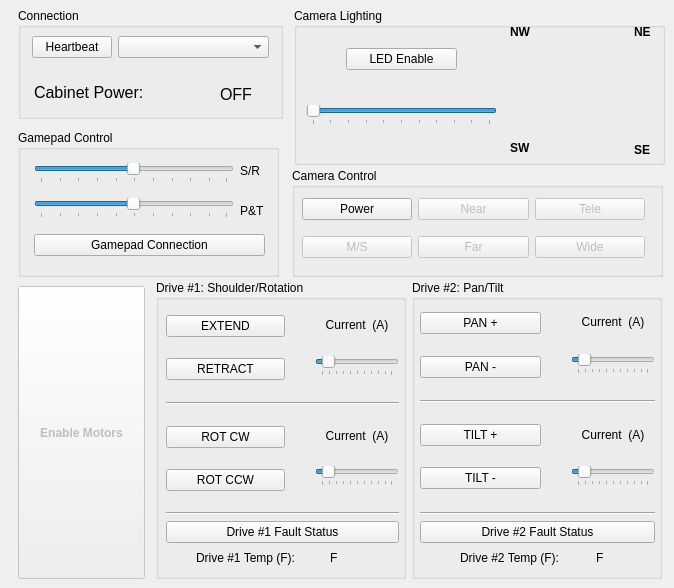
    <widget class="QWidget" name="tab">
     <property name="autoFillBackground">
      <bool>true</bool>
     </property>
     <attribute name="title">
      <string>CONTROL</string>
     </attribute>
     <widget class="QGroupBox" name="groupBox_6">
      <property name="geometry">
       <rect>
        <x>18</x>
        <y>8</y>
        <width>265</width>
        <height>111</height>
       </rect>
      </property>
      <property name="title">
       <string>Connection</string>
      </property>
      <widget class="QWidget" name="horizontalLayoutWidget">
       <property name="geometry">
        <rect>
         <x>14</x>
         <y>24</y>
         <width>237</width>
         <height>31</height>
        </rect>
       </property>
       <layout class="QHBoxLayout" name="horizontalLayout_5" stretch="0,2">
        <item>
         <widget class="QPushButton" name="b_heartBeat">
          <property name="toolTip">
           <string>Flashing green when connected. Click to help identify connected controller.</string>
          </property>
          <property name="text">
           <string>Heartbeat</string>
          </property>
         </widget>
        </item>
        <item>
         <widget class="QComboBox" name="serialNumberSelect">
          <property name="sizePolicy">
           <sizepolicy hsizetype="Preferred" vsizetype="Fixed">
            <horstretch>0</horstretch>
            <verstretch>0</verstretch>
           </sizepolicy>
          </property>
          <property name="toolTip">
           <string>Select controller by serial number, if not listed parmeter file is not installed.</string>
          </property>
         </widget>
        </item>
       </layout>
      </widget>
      <widget class="QLabel" name="l_cabinet_power">
       <property name="geometry">
        <rect>
         <x>202</x>
         <y>74</y>
         <width>34</width>
         <height>24</height>
        </rect>
       </property>
       <property name="font">
        <font>
         <pointsize>12</pointsize>
        </font>
       </property>
       <property name="text">
        <string>OFF</string>
       </property>
      </widget>
      <widget class="QLabel" name="label_10">
       <property name="geometry">
        <rect>
         <x>16</x>
         <y>72</y>
         <width>181</width>
         <height>24</height>
        </rect>
       </property>
       <property name="font">
        <font>
         <pointsize>12</pointsize>
        </font>
       </property>
       <property name="text">
        <string>Cabinet Power:</string>
       </property>
      </widget>
     </widget>
     <widget class="QGroupBox" name="groupBox_2">
      <property name="geometry">
       <rect>
        <x>412</x>
        <y>280</y>
        <width>250</width>
        <height>299</height>
       </rect>
      </property>
      <property name="title">
       <string>Drive #2: Pan/Tilt</string>
      </property>
      <widget class="QLabel" name="label_15">
       <property name="geometry">
        <rect>
         <x>48</x>
         <y>270</y>
         <width>112</width>
         <height>16</height>
        </rect>
       </property>
       <property name="text">
        <string>Drive #2 Temp (F):</string>
       </property>
      </widget>
      <widget class="QLabel" name="l_tempDrive2">
       <property name="geometry">
        <rect>
         <x>184</x>
         <y>270</y>
         <width>35</width>
         <height>16</height>
        </rect>
       </property>
       <property name="text">
        <string>F</string>
       </property>
      </widget>
      <widget class="QWidget" name="verticalLayoutWidget_6">
       <property name="geometry">
        <rect>
         <x>8</x>
         <y>16</y>
         <width>235</width>
         <height>247</height>
        </rect>
       </property>
       <layout class="QVBoxLayout" name="verticalLayout_13">
        <item>
         <layout class="QHBoxLayout" name="horizontalLayout_8" stretch="5,1,0">
          <item>
           <layout class="QVBoxLayout" name="verticalLayout_17">
            <item>
             <widget class="QPushButton" name="b_pan_positive">
              <property name="text">
               <string>PAN +</string>
              </property>
             </widget>
            </item>
            <item>
             <widget class="QPushButton" name="b_pan_negative">
              <property name="text">
               <string>PAN -</string>
              </property>
             </widget>
            </item>
           </layout>
          </item>
          <item>
           <spacer name="horizontalSpacer_6">
            <property name="orientation">
             <enum>Qt::Horizontal</enum>
            </property>
            <property name="sizeHint" stdset="0">
             <size>
              <width>40</width>
              <height>20</height>
             </size>
            </property>
           </spacer>
          </item>
          <item>
           <layout class="QVBoxLayout" name="verticalLayout_18">
            <property name="bottomMargin">
             <number>20</number>
            </property>
            <item>
             <widget class="QLabel" name="l_current2A">
              <property name="toolTip">
               <string>Pan Motor Current (CH:2A)</string>
              </property>
              <property name="text">
               <string>Current  (A)</string>
              </property>
              <property name="alignment">
               <set>Qt::AlignCenter</set>
              </property>
             </widget>
            </item>
            <item>
             <widget class="QSlider" name="s_pan_input">
              <property name="toolTip">
               <string>Pan Velocity Control</string>
              </property>
              <property name="minimum">
               <number>1</number>
              </property>
              <property name="maximum">
               <number>100</number>
              </property>
              <property name="value">
               <number>10</number>
              </property>
              <property name="orientation">
               <enum>Qt::Horizontal</enum>
              </property>
              <property name="tickPosition">
               <enum>QSlider::TicksBelow</enum>
              </property>
             </widget>
            </item>
           </layout>
          </item>
         </layout>
        </item>
        <item>
         <widget class="Line" name="line_5">
          <property name="orientation">
           <enum>Qt::Horizontal</enum>
          </property>
         </widget>
        </item>
        <item>
         <layout class="QHBoxLayout" name="horizontalLayout_6" stretch="5,1,0">
          <item>
           <layout class="QVBoxLayout" name="verticalLayout_14">
            <item>
             <widget class="QPushButton" name="b_tilt_positive">
              <property name="text">
               <string>TILT +</string>
              </property>
             </widget>
            </item>
            <item>
             <widget class="QPushButton" name="b_tilt_negative">
              <property name="text">
               <string>TILT -</string>
              </property>
             </widget>
            </item>
           </layout>
          </item>
          <item>
           <spacer name="horizontalSpacer_5">
            <property name="orientation">
             <enum>Qt::Horizontal</enum>
            </property>
            <property name="sizeHint" stdset="0">
             <size>
              <width>40</width>
              <height>20</height>
             </size>
            </property>
           </spacer>
          </item>
          <item>
           <layout class="QVBoxLayout" name="verticalLayout_16">
            <property name="bottomMargin">
             <number>20</number>
            </property>
            <item>
             <widget class="QLabel" name="l_current2B">
              <property name="toolTip">
               <string>Tilt Motor Current (CH:2B)</string>
              </property>
              <property name="text">
               <string>Current  (A)</string>
              </property>
              <property name="alignment">
               <set>Qt::AlignCenter</set>
              </property>
             </widget>
            </item>
            <item>
             <widget class="QSlider" name="s_tilt_input">
              <property name="toolTip">
               <string>Tilt Velocity Control</string>
              </property>
              <property name="minimum">
               <number>1</number>
              </property>
              <property name="maximum">
               <number>100</number>
              </property>
              <property name="value">
               <number>10</number>
              </property>
              <property name="orientation">
               <enum>Qt::Horizontal</enum>
              </property>
              <property name="tickPosition">
               <enum>QSlider::TicksBelow</enum>
              </property>
             </widget>
            </item>
           </layout>
          </item>
         </layout>
        </item>
        <item>
         <widget class="Line" name="line_7">
          <property name="orientation">
           <enum>Qt::Horizontal</enum>
          </property>
         </widget>
        </item>
        <item>
         <widget class="QPushButton" name="b_drive2_fault">
          <property name="toolTip">
           <string>When fault color changes from grey to red</string>
          </property>
          <property name="text">
           <string>Drive #2 Fault Status</string>
          </property>
          <property name="flat">
           <bool>false</bool>
          </property>
         </widget>
        </item>
       </layout>
      </widget>
     </widget>
     <widget class="QPushButton" name="b_enable">
      <property name="enabled">
       <bool>false</bool>
      </property>
      <property name="geometry">
       <rect>
        <x>18</x>
        <y>286</y>
        <width>127</width>
        <height>293</height>
       </rect>
      </property>
      <property name="font">
       <font>
        <weight>75</weight>
        <bold>true</bold>
       </font>
      </property>
      <property name="toolTip">
       <string>Enable All Motors</string>
      </property>
      <property name="text">
       <string>Enable Motors</string>
      </property>
     </widget>
     <widget class="QGroupBox" name="groupBox">
      <property name="geometry">
       <rect>
        <x>156</x>
        <y>280</y>
        <width>250</width>
        <height>299</height>
       </rect>
      </property>
      <property name="autoFillBackground">
       <bool>false</bool>
      </property>
      <property name="title">
       <string>Drive #1: Shoulder/Rotation</string>
      </property>
      <widget class="QWidget" name="verticalLayoutWidget_3">
       <property name="geometry">
        <rect>
         <x>10</x>
         <y>20</y>
         <width>233</width>
         <height>243</height>
        </rect>
       </property>
       <layout class="QVBoxLayout" name="verticalLayout_7">
        <item>
         <layout class="QHBoxLayout" name="horizontalLayout" stretch="5,1,0">
          <item>
           <layout class="QVBoxLayout" name="verticalLayout">
            <item>
             <widget class="QPushButton" name="b_extend">
              <property name="text">
               <string>EXTEND</string>
              </property>
             </widget>
            </item>
            <item>
             <widget class="QPushButton" name="b_retract">
              <property name="text">
               <string>RETRACT</string>
              </property>
             </widget>
            </item>
           </layout>
          </item>
          <item>
           <spacer name="horizontalSpacer">
            <property name="orientation">
             <enum>Qt::Horizontal</enum>
            </property>
            <property name="sizeHint" stdset="0">
             <size>
              <width>40</width>
              <height>20</height>
             </size>
            </property>
           </spacer>
          </item>
          <item>
           <layout class="QVBoxLayout" name="verticalLayout_3">
            <property name="bottomMargin">
             <number>20</number>
            </property>
            <item>
             <widget class="QLabel" name="l_current1A">
              <property name="toolTip">
               <string>Non-Channel Side Motor Current (CH:1A)</string>
              </property>
              <property name="text">
               <string>Current  (A)</string>
              </property>
              <property name="alignment">
               <set>Qt::AlignCenter</set>
              </property>
             </widget>
            </item>
            <item>
             <widget class="QSlider" name="s_extend_retract_input">
              <property name="toolTip">
               <string>Extend/Retract Velocity Control</string>
              </property>
              <property name="minimum">
               <number>1</number>
              </property>
              <property name="maximum">
               <number>100</number>
              </property>
              <property name="value">
               <number>10</number>
              </property>
              <property name="orientation">
               <enum>Qt::Horizontal</enum>
              </property>
              <property name="tickPosition">
               <enum>QSlider::TicksBelow</enum>
              </property>
             </widget>
            </item>
           </layout>
          </item>
         </layout>
        </item>
        <item>
         <widget class="Line" name="line">
          <property name="orientation">
           <enum>Qt::Horizontal</enum>
          </property>
         </widget>
        </item>
        <item>
         <layout class="QHBoxLayout" name="horizontalLayout_2" stretch="5,1,0">
          <item>
           <layout class="QVBoxLayout" name="verticalLayout_2">
            <item>
             <widget class="QPushButton" name="b_rotateCW">
              <property name="text">
               <string>ROT CW</string>
              </property>
             </widget>
            </item>
            <item>
             <widget class="QPushButton" name="b_rotateCCW">
              <property name="text">
               <string>ROT CCW</string>
              </property>
             </widget>
            </item>
           </layout>
          </item>
          <item>
           <spacer name="horizontalSpacer_2">
            <property name="orientation">
             <enum>Qt::Horizontal</enum>
            </property>
            <property name="sizeHint" stdset="0">
             <size>
              <width>40</width>
              <height>20</height>
             </size>
            </property>
           </spacer>
          </item>
          <item>
           <layout class="QVBoxLayout" name="verticalLayout_4">
            <property name="bottomMargin">
             <number>20</number>
            </property>
            <item>
             <widget class="QLabel" name="l_current1B">
              <property name="toolTip">
               <string>Channel Side Motor Current (CH:1B)</string>
              </property>
              <property name="text">
               <string>Current  (A)</string>
              </property>
              <property name="alignment">
               <set>Qt::AlignCenter</set>
              </property>
             </widget>
            </item>
            <item>
             <widget class="QSlider" name="s_rotate_input">
              <property name="toolTip">
               <string>Rotation Velocity Control</string>
              </property>
              <property name="minimum">
               <number>1</number>
              </property>
              <property name="maximum">
               <number>100</number>
              </property>
              <property name="value">
               <number>10</number>
              </property>
              <property name="orientation">
               <enum>Qt::Horizontal</enum>
              </property>
              <property name="tickPosition">
               <enum>QSlider::TicksBelow</enum>
              </property>
             </widget>
            </item>
           </layout>
          </item>
         </layout>
        </item>
        <item>
         <widget class="Line" name="line_3">
          <property name="orientation">
           <enum>Qt::Horizontal</enum>
          </property>
         </widget>
        </item>
        <item>
         <widget class="QPushButton" name="b_drive1_fault">
          <property name="toolTip">
           <string>When fault color changes from grey to red</string>
          </property>
          <property name="text">
           <string>Drive #1 Fault Status</string>
          </property>
          <property name="flat">
           <bool>false</bool>
          </property>
         </widget>
        </item>
       </layout>
      </widget>
      <widget class="QLabel" name="label_7">
       <property name="geometry">
        <rect>
         <x>40</x>
         <y>270</y>
         <width>112</width>
         <height>16</height>
        </rect>
       </property>
       <property name="text">
        <string>Drive #1 Temp (F):</string>
       </property>
      </widget>
      <widget class="QLabel" name="l_tempDrive1">
       <property name="geometry">
        <rect>
         <x>174</x>
         <y>270</y>
         <width>35</width>
         <height>16</height>
        </rect>
       </property>
       <property name="text">
        <string>F</string>
       </property>
      </widget>
     </widget>
     <widget class="QGroupBox" name="groupBox_3">
      <property name="geometry">
       <rect>
        <x>292</x>
        <y>168</y>
        <width>371</width>
        <height>109</height>
       </rect>
      </property>
      <property name="title">
       <string>Camera Control</string>
      </property>
      <widget class="QWidget" name="gridLayoutWidget_2">
       <property name="geometry">
        <rect>
         <x>10</x>
         <y>20</y>
         <width>343</width>
         <height>80</height>
        </rect>
       </property>
       <layout class="QGridLayout" name="gridLayout_2">
        <item row="1" column="2">
         <widget class="QPushButton" name="b_wide">
          <property name="enabled">
           <bool>false</bool>
          </property>
          <property name="toolTip">
           <string>Zoom Out</string>
          </property>
          <property name="text">
           <string>Wide</string>
          </property>
         </widget>
        </item>
        <item row="1" column="0">
         <widget class="QPushButton" name="b_manualSelect">
          <property name="enabled">
           <bool>false</bool>
          </property>
          <property name="toolTip">
           <string>Toggle between manual/auto focus</string>
          </property>
          <property name="text">
           <string>M/S</string>
          </property>
         </widget>
        </item>
        <item row="1" column="1">
         <widget class="QPushButton" name="b_far">
          <property name="enabled">
           <bool>false</bool>
          </property>
          <property name="toolTip">
           <string>Focus Far</string>
          </property>
          <property name="text">
           <string>Far</string>
          </property>
         </widget>
        </item>
        <item row="0" column="2">
         <widget class="QPushButton" name="b_tele">
          <property name="enabled">
           <bool>false</bool>
          </property>
          <property name="toolTip">
           <string>Zoom In</string>
          </property>
          <property name="text">
           <string>Tele</string>
          </property>
         </widget>
        </item>
        <item row="0" column="1">
         <widget class="QPushButton" name="b_near">
          <property name="enabled">
           <bool>false</bool>
          </property>
          <property name="toolTip">
           <string>Focus Near</string>
          </property>
          <property name="text">
           <string>Near</string>
          </property>
         </widget>
        </item>
        <item row="0" column="0">
         <widget class="QPushButton" name="b_cameraPower">
          <property name="toolTip">
           <string>Camera Power</string>
          </property>
          <property name="text">
           <string>Power</string>
          </property>
         </widget>
        </item>
       </layout>
      </widget>
     </widget>
     <widget class="QGroupBox" name="groupBox_4">
      <property name="geometry">
       <rect>
        <x>294</x>
        <y>8</y>
        <width>371</width>
        <height>157</height>
       </rect>
      </property>
      <property name="title">
       <string>Camera Lighting</string>
      </property>
      <widget class="QWidget" name="verticalLayoutWidget_5">
       <property name="geometry">
        <rect>
         <x>12</x>
         <y>40</y>
         <width>191</width>
         <height>77</height>
        </rect>
       </property>
       <layout class="QVBoxLayout" name="verticalLayout_15">
        <item>
         <layout class="QHBoxLayout" name="horizontalLayout_4">
          <item>
           <spacer name="horizontalSpacer_4">
            <property name="orientation">
             <enum>Qt::Horizontal</enum>
            </property>
            <property name="sizeHint" stdset="0">
             <size>
              <width>40</width>
              <height>20</height>
             </size>
            </property>
           </spacer>
          </item>
          <item>
           <widget class="QPushButton" name="b_enableLEDs">
            <property name="sizePolicy">
             <sizepolicy hsizetype="Minimum" vsizetype="Fixed">
              <horstretch>1</horstretch>
              <verstretch>0</verstretch>
             </sizepolicy>
            </property>
            <property name="toolTip">
             <string>Enable power to LED's</string>
            </property>
            <property name="text">
             <string>LED Enable</string>
            </property>
           </widget>
          </item>
          <item>
           <spacer name="horizontalSpacer_7">
            <property name="orientation">
             <enum>Qt::Horizontal</enum>
            </property>
            <property name="sizeHint" stdset="0">
             <size>
              <width>40</width>
              <height>20</height>
             </size>
            </property>
           </spacer>
          </item>
         </layout>
        </item>
        <item>
         <spacer name="verticalSpacer">
          <property name="orientation">
           <enum>Qt::Vertical</enum>
          </property>
          <property name="sizeHint" stdset="0">
           <size>
            <width>20</width>
            <height>40</height>
           </size>
          </property>
         </spacer>
        </item>
        <item>
         <widget class="QSlider" name="s_group_intensity">
          <property name="toolTip">
           <string>Maximum LED Brightness</string>
          </property>
          <property name="layoutDirection">
           <enum>Qt::RightToLeft</enum>
          </property>
          <property name="minimum">
           <number>1</number>
          </property>
          <property name="maximum">
           <number>1000</number>
          </property>
          <property name="singleStep">
           <number>1</number>
          </property>
          <property name="pageStep">
           <number>100</number>
          </property>
          <property name="value">
           <number>1000</number>
          </property>
          <property name="orientation">
           <enum>Qt::Horizontal</enum>
          </property>
          <property name="tickPosition">
           <enum>QSlider::TicksBelow</enum>
          </property>
         </widget>
        </item>
       </layout>
      </widget>
      <widget class="QLabel" name="label_5">
       <property name="geometry">
        <rect>
         <x>216</x>
         <y>14</y>
         <width>28</width>
         <height>19</height>
        </rect>
       </property>
       <property name="font">
        <font>
         <weight>75</weight>
         <bold>true</bold>
        </font>
       </property>
       <property name="text">
        <string>NW</string>
       </property>
      </widget>
      <widget class="QLabel" name="label_6">
       <property name="geometry">
        <rect>
         <x>216</x>
         <y>130</y>
         <width>26</width>
         <height>19</height>
        </rect>
       </property>
       <property name="font">
        <font>
         <weight>75</weight>
         <bold>true</bold>
        </font>
       </property>
       <property name="text">
        <string>SW</string>
       </property>
      </widget>
      <widget class="QLabel" name="label_8">
       <property name="geometry">
        <rect>
         <x>340</x>
         <y>132</y>
         <width>20</width>
         <height>19</height>
        </rect>
       </property>
       <property name="font">
        <font>
         <weight>75</weight>
         <bold>true</bold>
        </font>
       </property>
       <property name="text">
        <string>SE</string>
       </property>
      </widget>
      <widget class="QLabel" name="label_9">
       <property name="geometry">
        <rect>
         <x>340</x>
         <y>14</y>
         <width>22</width>
         <height>19</height>
        </rect>
       </property>
       <property name="font">
        <font>
         <weight>75</weight>
         <bold>true</bold>
        </font>
       </property>
       <property name="text">
        <string>NE</string>
       </property>
      </widget>
      <widget class="QWidget" name="lightWidget" native="true">
       <property name="geometry">
        <rect>
         <x>238</x>
         <y>30</y>
         <width>100</width>
         <height>100</height>
        </rect>
       </property>
       <property name="minimumSize">
        <size>
         <width>100</width>
         <height>100</height>
        </size>
       </property>
       <property name="toolTip">
        <string>Virtual joystick to adjust LED brightness</string>
       </property>
      </widget>
     </widget>
     <widget class="QGroupBox" name="groupBox_5">
      <property name="geometry">
       <rect>
        <x>18</x>
        <y>130</y>
        <width>261</width>
        <height>147</height>
       </rect>
      </property>
      <property name="title">
       <string>Gamepad Control</string>
      </property>
      <widget class="QWidget" name="verticalLayoutWidget_8">
       <property name="geometry">
        <rect>
         <x>16</x>
         <y>24</y>
         <width>231</width>
         <height>102</height>
        </rect>
       </property>
       <layout class="QVBoxLayout" name="verticalLayout_10">
        <item>
         <layout class="QHBoxLayout" name="horizontalLayout_7">
          <item>
           <layout class="QVBoxLayout" name="verticalLayout_6">
            <item>
             <widget class="QSlider" name="s_joystick_speed_sr">
              <property name="toolTip">
               <string>Maximum speed for maximum joystick deflection axis: Shoulder/Rotation</string>
              </property>
              <property name="minimum">
               <number>1</number>
              </property>
              <property name="maximum">
               <number>100</number>
              </property>
              <property name="sliderPosition">
               <number>50</number>
              </property>
              <property name="orientation">
               <enum>Qt::Horizontal</enum>
              </property>
              <property name="tickPosition">
               <enum>QSlider::TicksBelow</enum>
              </property>
             </widget>
            </item>
            <item>
             <widget class="QSlider" name="s_joystick_speed_pt">
              <property name="toolTip">
               <string>Maximum speed for maximum joystick deflection axis: Pan/Tilt</string>
              </property>
              <property name="minimum">
               <number>1</number>
              </property>
              <property name="maximum">
               <number>100</number>
              </property>
              <property name="sliderPosition">
               <number>50</number>
              </property>
              <property name="orientation">
               <enum>Qt::Horizontal</enum>
              </property>
              <property name="tickPosition">
               <enum>QSlider::TicksBelow</enum>
              </property>
             </widget>
            </item>
           </layout>
          </item>
          <item>
           <layout class="QVBoxLayout" name="verticalLayout_9">
            <item>
             <widget class="QLabel" name="label_17">
              <property name="text">
               <string>S/R</string>
              </property>
             </widget>
            </item>
            <item>
             <widget class="QLabel" name="label_18">
              <property name="text">
               <string>P&amp;T</string>
              </property>
             </widget>
            </item>
           </layout>
          </item>
         </layout>
        </item>
        <item>
         <widget class="QPushButton" name="gamepad_connection">
          <property name="enabled">
           <bool>true</bool>
          </property>
          <property name="toolTip">
           <string>Gamepad Connection: Green = Connected</string>
          </property>
          <property name="text">
           <string>Gamepad Connection</string>
          </property>
          <property name="flat">
           <bool>false</bool>
          </property>
         </widget>
        </item>
       </layout>
      </widget>
     </widget>
    </widget>
